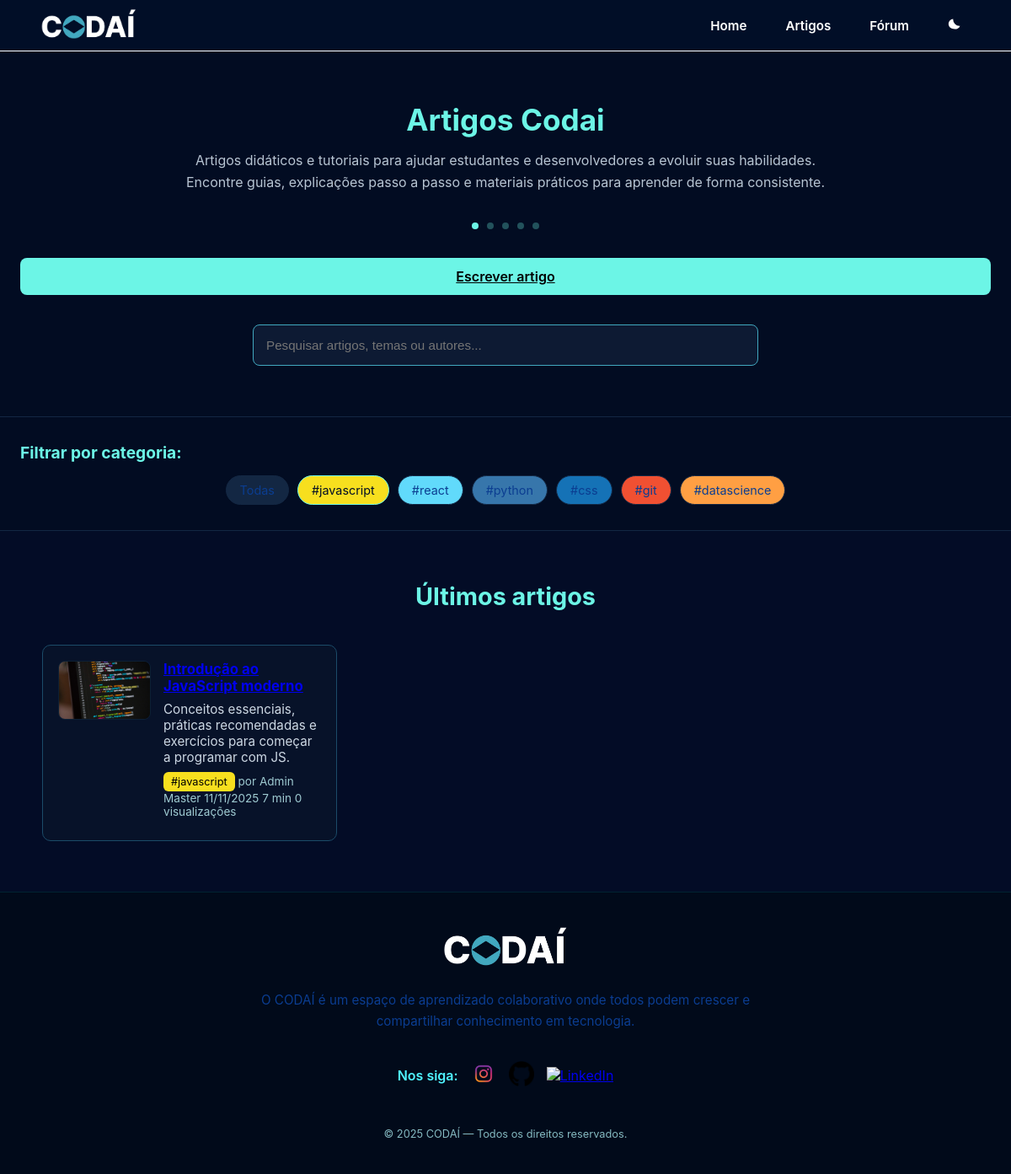
The app's page /blog/category/1, older data.
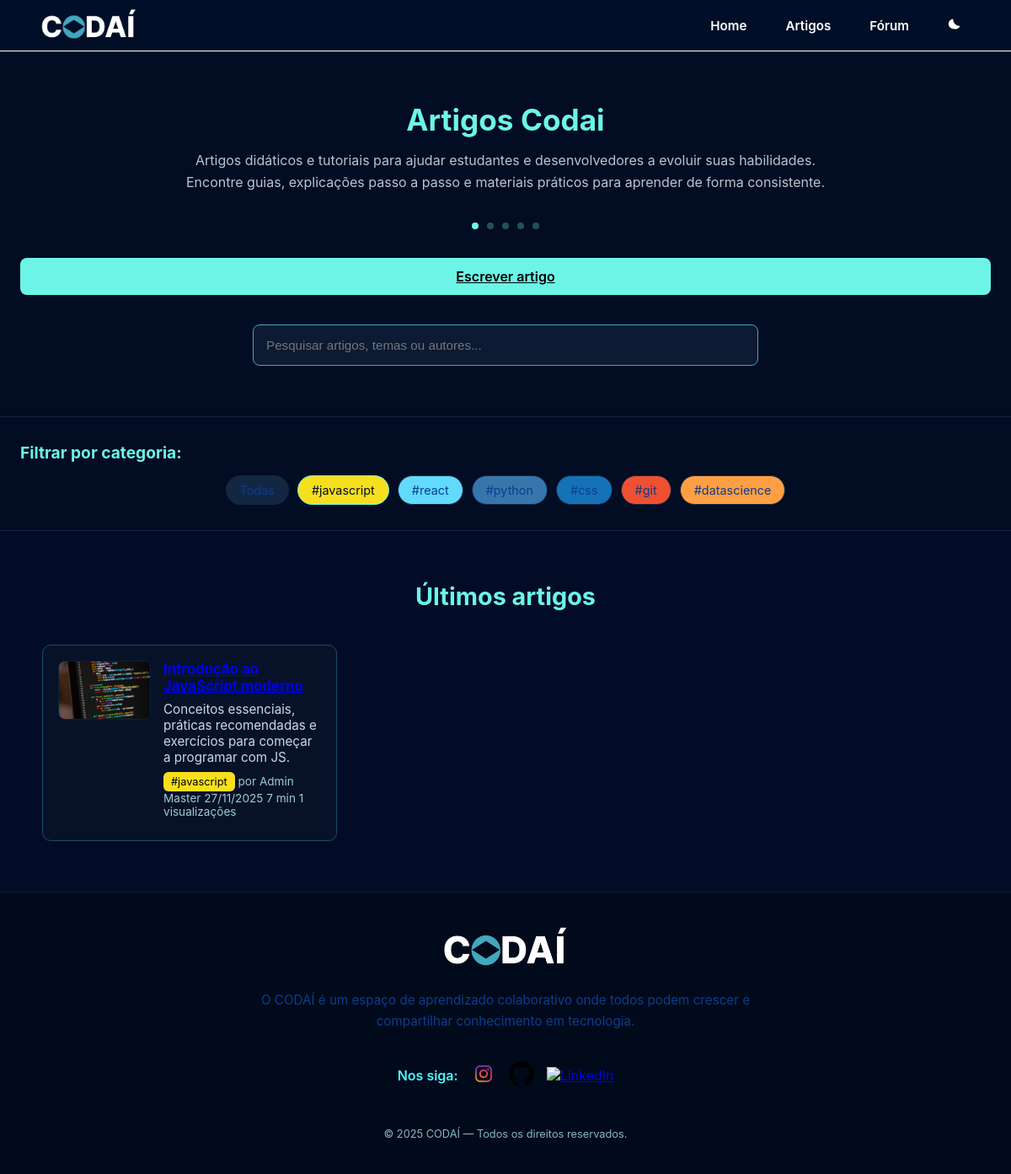
The same page, newer data.
### models/blog.py (models this page shows, shortened)
class Article(db.Model):
    __tablename__ = 'articles'
    id = db.Column(db.Integer, primary_key=True)
    title = db.Column(db.String(200), nullable=False)
    content = db.Column(db.Text, nullable=False)
    excerpt = db.Column(db.Text)  # Resumo do artigo
    reading_time = db.Column(db.Integer, default=5)  # Tempo de leitura em minutos
    thumbnail_url = db.Column(db.String(200))  # URL da imagem de capa
    is_published = db.Column(db.Boolean, default=True)
    is_featured = db.Column(db.Boolean, default=False)  # Destaque
    view_count = db.Column(db.Integer, default=0)  # Contador de visualizações
    created_at = db.Column(db.DateTime, default=datetime.utcnow)
    updated_at = db.Column(db.DateTime, default=datetime.utcnow, onupdate=datetime.utcnow)
    author_id = db.Column(db.Integer, db.ForeignKey('user.id'), nullable=False)
    category_id = db.Column(db.Integer, db.ForeignKey('article_categories.id'), nullable=False)
    author = db.relationship('User', backref='articles', lazy=True)

class ArticleCategory(db.Model):
    __tablename__ = 'article_categories'
    id = db.Column(db.Integer, primary_key=True)
    name = db.Column(db.String(50), unique=True, nullable=False)
    description = db.Column(db.Text)
    color = db.Column(db.String(7), default='#ccc')  # Cor hex
    created_at = db.Column(db.DateTime, default=datetime.utcnow)
    articles = db.relationship('Article', backref='category', lazy=True)

### models/users.py (models this page shows, shortened)
class User(db.Model, UserMixin):
    __tablename__ = 'user'
    id = db.Column(db.Integer, primary_key=True)
    nome = db.Column(db.String(100), nullable=False)
    email = db.Column(db.String(100), unique=True, nullable=False)
    password_hash = db.Column(db.String(255), nullable=False)
    role = db.Column(db.String(20), default='user')
    perfil = db.relationship('Profile', back_populates='user', uselist=False)

### routes/blog/__init__.py (the view)
@blog_bp.route('/category/<int:category_id>')
def articles_by_category(category_id):
    category = ArticleCategory.query.get_or_404(category_id)
    articles = Article.query.filter_by(category_id=category_id, is_published=True).order_by(Article.created_at.desc()).all()
    categories = ArticleCategory.query.all()
    return render_template('blog.html', articles=articles, categories=categories, selected_category=category)

### templates/blog.html (shortened to what this page needs)
{% extends 'base.html' %}
{% block styles %}
<link rel="stylesheet" href="{{ url_for('static', filename='css/blog.css') }}">
{% endblock %}
{% block content %}
  <div class="blog-main">
    <section class="blog-hero">
      <h1>Artigos Codai</h1>
      <p>
        Artigos didáticos e tutoriais para ajudar estudantes e desenvolvedores a evoluir suas habilidades.
        Encontre guias, explicações passo a passo e materiais práticos para aprender de forma consistente.
      </p>
      <div class="blog-dots">
        <span></span><span></span><span></span><span></span><span></span>
      </div>
      <a href="{{ url_for('blog.create_article') }}" class="blog-btn">Escrever artigo</a>
      <form action="{{ url_for('blog.search') }}" method="GET" class="search-form">
        <input type="text" name="q" placeholder="Pesquisar artigos, temas ou autores..." class="blog-input" value="{{ search_query or '' }}">
      </form>
    </section>
    <section class="blog-filters">
      <h3>Filtrar por categoria:</h3>
      <div class="category-filters">
        <a href="{{ url_for('blog.index') }}" class="filter-btn {% if not selected_category %}active{% endif %}">Todas</a>
        {% for category in categories %}
        <a href="{{ url_for('blog.articles_by_category', category_id=category.id) }}"
           class="filter-btn {% if selected_category and selected_category.id == category.id %}active{% endif %}"
           data-color="{{ category.color|default('#ccc') }}">
          #{{ category.name }}
        </a>
        {% endfor %}
      </div>
    </section>
    <section class="blog-articles">
      <h2>Últimos artigos</h2>
      <div class="blog-grid">
        {% for article in articles %}
        <article class="blog-card {% if article.is_featured %}highlight{% endif %}">
          <img src="{{ article.thumbnail_url or url_for('static', filename='image/article_thumbnail_1.png') }}" alt="{{ article.title }}">
          <div class="blog-card-content">
            <h3><a href="{{ url_for('blog.view_article', article_id=article.id) }}">{{ article.title }}</a></h3>
            <p>{{ article.excerpt or article.content[:150] }}{% if article.content|length > 150 and not article.excerpt %}...{% endif %}</p>
            <div class="article-meta">
              <span class="blog-tag" data-color="{{ article.category.color }}">#{{ article.category.name }}</span>
              <span class="article-author">por {{ article.author.nome }}</span>
              <span class="article-date">{{ article.created_at.strftime('%d/%m/%Y') }}</span>
              <span class="reading-time">{{ article.reading_time }} min</span>
              <span class="view-count">{{ article.view_count }} visualizações</span>
            </div>
          </div>
        </article>
        {% endfor %}
      </div>
    </section>
  </div>
{% endblock %}

Row changes from the older to the newer data that the page shows:
changed Article "Admin Master": created_at "11/11/2025" → "27/11/2025"; view_count "0" → "1"
